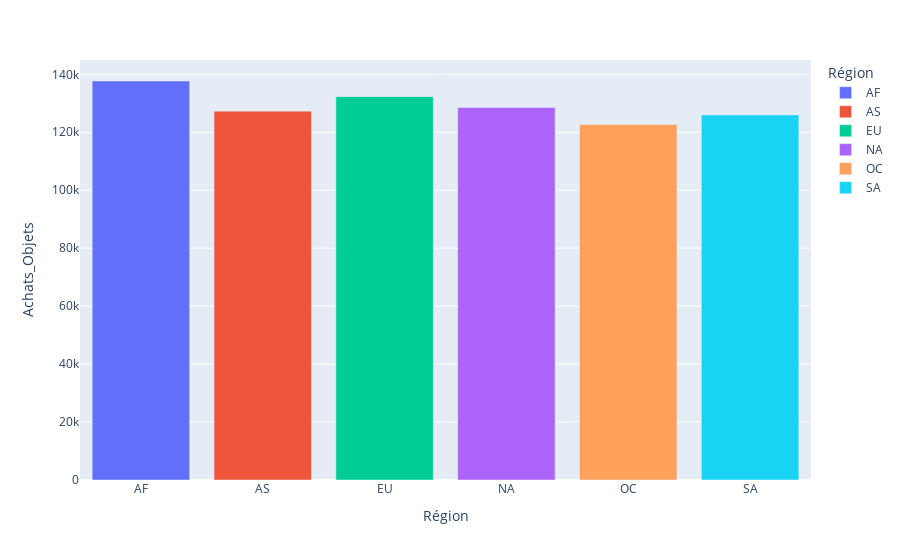

Notebook cell for this chart:
### Markdown cell above
# Mission 3

### Code cell
# Afficher les ventes par région
ventes_par_region = df.groupby('Région')["Achats_Objets"].sum().reset_index()

px.bar(ventes_par_region, x='Région', y='Achats_Objets', labels={'x': 'Région', 'y': 'Achats Objets'}, color='Région')

### Figure 1 — Plotly figure (JSON) as saved in the notebook; plotly's stock layout.template omitted (floating-point values rounded to 4 significant figures)
{"data": [{"alignmentgroup": "True", "hovertemplate": "Région=%{x}<br>Achats_Objets=%{y}<extra></extra>", "legendgroup": "AF", "marker": {"color": "#636efa", "pattern": {"shape": ""}}, "name": "AF", "offsetgroup": "AF", "orientation": "v", "showlegend": true, "textposition": "auto", "type": "bar", "x": ["AF"], "xaxis": "x", "y": [137700], "yaxis": "y"}, {"alignmentgroup": "True", "hovertemplate": "Région=%{x}<br>Achats_Objets=%{y}<extra></extra>", "legendgroup": "AS", "marker": {"color": "#EF553B", "pattern": {"shape": ""}}, "name": "AS", "offsetgroup": "AS", "orientation": "v", "showlegend": true, "textposition": "auto", "type": "bar", "x": ["AS"], "xaxis": "x", "y": [127300], "yaxis": "y"}, {"alignmentgroup": "True", "hovertemplate": "Région=%{x}<br>Achats_Objets=%{y}<extra></extra>", "legendgroup": "EU", "marker": {"color": "#00cc96", "pattern": {"shape": ""}}, "name": "EU", "offsetgroup": "EU", "orientation": "v", "showlegend": true, "textposition": "auto", "type": "bar", "x": ["EU"], "xaxis": "x", "y": [132300], "yaxis": "y"}, {"alignmentgroup": "True", "hovertemplate": "Région=%{x}<br>Achats_Objets=%{y}<extra></extra>", "legendgroup": "NA", "marker": {"color": "#ab63fa", "pattern": {"shape": ""}}, "name": "NA", "offsetgroup": "NA", "orientation": "v", "showlegend": true, "textposition": "auto", "type": "bar", "x": ["NA"], "xaxis": "x", "y": [128550], "yaxis": "y"}, {"alignmentgroup": "True", "hovertemplate": "Région=%{x}<br>Achats_Objets=%{y}<extra></extra>", "legendgroup": "OC", "marker": {"color": "#FFA15A", "pattern": {"shape": ""}}, "name": "OC", "offsetgroup": "OC", "orientation": "v", "showlegend": true, "textposition": "auto", "type": "bar", "x": ["OC"], "xaxis": "x", "y": [122700], "yaxis": "y"}, {"alignmentgroup": "True", "hovertemplate": "Région=%{x}<br>Achats_Objets=%{y}<extra></extra>", "legendgroup": "SA", "marker": {"color": "#19d3f3", "pattern": {"shape": ""}}, "name": "SA", "offsetgroup": "SA", "orientation": "v", "showlegend": true, "textposition": "auto", "type": "bar", "x": ["SA"], "xaxis": "x", "y": [126000], "yaxis": "y"}], "layout": {"barmode": "relative", "legend": {"title": {"text": "Région"}, "tracegroupgap": 0}, "margin": {"t": 60}, "xaxis": {"anchor": "y", "categoryarray": ["AF", "AS", "EU", "NA", "OC", "SA"], "categoryorder": "array", "domain": [0, 1], "title": {"text": "Région"}}, "yaxis": {"anchor": "x", "domain": [0, 1], "title": {"text": "Achats_Objets"}}}}
